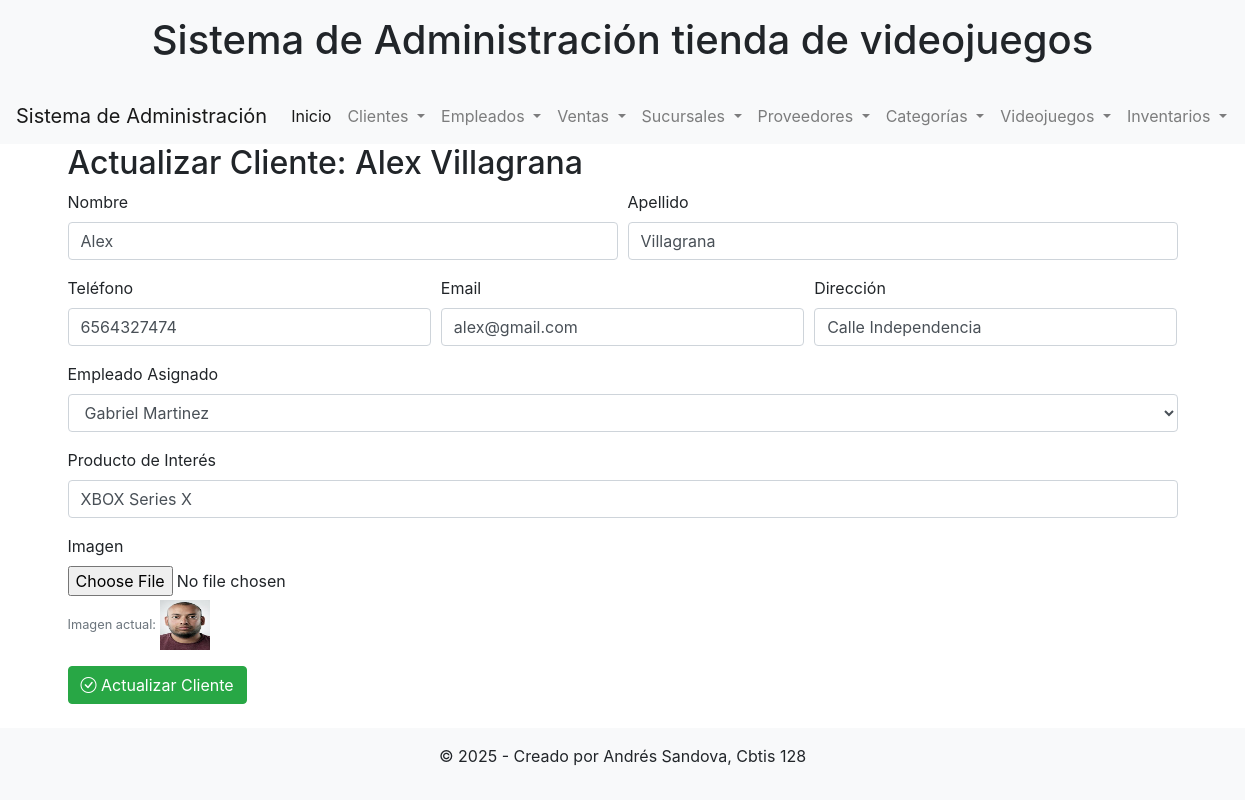
Screenshot of /actualizar_cliente/1/ with the database file from the repository.
### app_Videojuegos/models.py (models this page shows, shortened)
class Cliente(models.Model):
    imagen = models.ImageField(upload_to='clientes/', blank=True, null=True)
    nombre = models.CharField(max_length=100)
    apellido = models.CharField(max_length=100)
    telefono = models.CharField(max_length=50, blank=True, null=True)
    email = models.EmailField(blank=True, null=True)
    direccion = models.CharField(max_length=250, blank=True, null=True)
    fecha_registro = models.DateField(auto_now_add=True)
    empleado_asignado = models.ForeignKey(Empleado, on_delete=models.SET_NULL, blank=True, null=True, related_name='clientes_asignados')
    producto_interes = models.CharField(max_length=200, blank=True, null=True)

class Empleado(models.Model):
    imagen = models.ImageField(upload_to='empleados/', blank=True, null=True)
    nombre = models.CharField(max_length=100)
    apellido = models.CharField(max_length=100)
    puesto = models.CharField(max_length=100)
    telefono = models.CharField(max_length=50, blank=True, null=True)
    email = models.EmailField(blank=True, null=True)
    fecha_contratacion = models.DateField(blank=True, null=True)
    cliente_referido = models.ForeignKey('Cliente', on_delete=models.SET_NULL, blank=True, null=True, related_name='referidos')
    producto_asignado = models.CharField(max_length=200, blank=True, null=True)

### app_Videojuegos/views.py (the view, shortened to what this page needs)
# urls.py: path('actualizar_cliente/<int:id>/', views.actualizar_cliente, name='actualizar_cliente'),
def actualizar_cliente(request, id):
    cliente = get_object_or_404(Cliente, id=id)
    empleados = Empleado.objects.all()
    return render(request, 'cliente/actualizar_cliente.html', {'cliente': cliente, 'empleados': empleados})

### app_Videojuegos/templates/cliente/actualizar_cliente.html (shortened to what this page needs)
{% extends 'cliente/base.html' %}
{% block content %}
<h2>Actualizar Cliente: {{ cliente.nombre }} {{ cliente.apellido }}</h2>
<form method="POST" enctype="multipart/form-data">
    <div class="form-row">
        <div class="form-group col-md-6">
            <label for="nombre">Nombre</label>
            <input type="text" class="form-control" id="nombre" name="nombre" value="{{ cliente.nombre }}" required>
        </div>
        <div class="form-group col-md-6">
            <label for="apellido">Apellido</label>
            <input type="text" class="form-control" id="apellido" name="apellido" value="{{ cliente.apellido }}" required>
        </div>
    </div>
    <div class="form-row">
        <div class="form-group col-md-4">
            <label for="telefono">Teléfono</label>
            <input type="text" class="form-control" id="telefono" name="telefono" value="{{ cliente.telefono }}">
        </div>
        <div class="form-group col-md-4">
            <label for="email">Email</label>
            <input type="email" class="form-control" id="email" name="email" value="{{ cliente.email }}">
        </div>
        <div class="form-group col-md-4">
            <label for="direccion">Dirección</label>
            <input type="text" class="form-control" id="direccion" name="direccion" value="{{ cliente.direccion }}">
        </div>
    </div>
    <div class="form-group">
        <label for="empleado_asignado">Empleado Asignado</label>
        <select name="empleado_asignado" id="empleado_asignado" class="form-control">
            {% for emp in empleados %}
            <option value="{{ emp.id }}" {% if cliente.empleado_asignado and cliente.empleado_asignado.id == emp.id %}selected{% endif %}>{{ emp.nombre }} {{ emp.apellido }}</option>
            {% endfor %}
        </select>
    </div>
    <div class="form-group">
        <label for="producto_interes">Producto de Interés</label>
        <input type="text" class="form-control" id="producto_interes" name="producto_interes" value="{{ cliente.producto_interes }}">
    </div>
    <div class="form-group">
        <label for="imagen">Imagen</label>
        <input type="file" class="form-control-file" id="imagen" name="imagen" accept="image/*">
        {% if cliente.imagen %}
        <small class="form-text text-muted">Imagen actual: <img src="{{ cliente.imagen.url }}" alt="Imagen actual" width="50" height="50"></small>
        {% endif %}
    </div>
    <button type="submit" class="btn btn-success"><i class="bi bi-check-circle"></i> Actualizar Cliente</button>
</form>
{% endblock %}

### rows the page displays
Cliente: nombre "Alex", apellido "Villagrana", telefono "6564327474", email "alex@gmail.com", direccion "Calle Independencia", empleado_asignado "Gabriel Martinez", producto_interes "XBOX Series X", imagen (picture)
